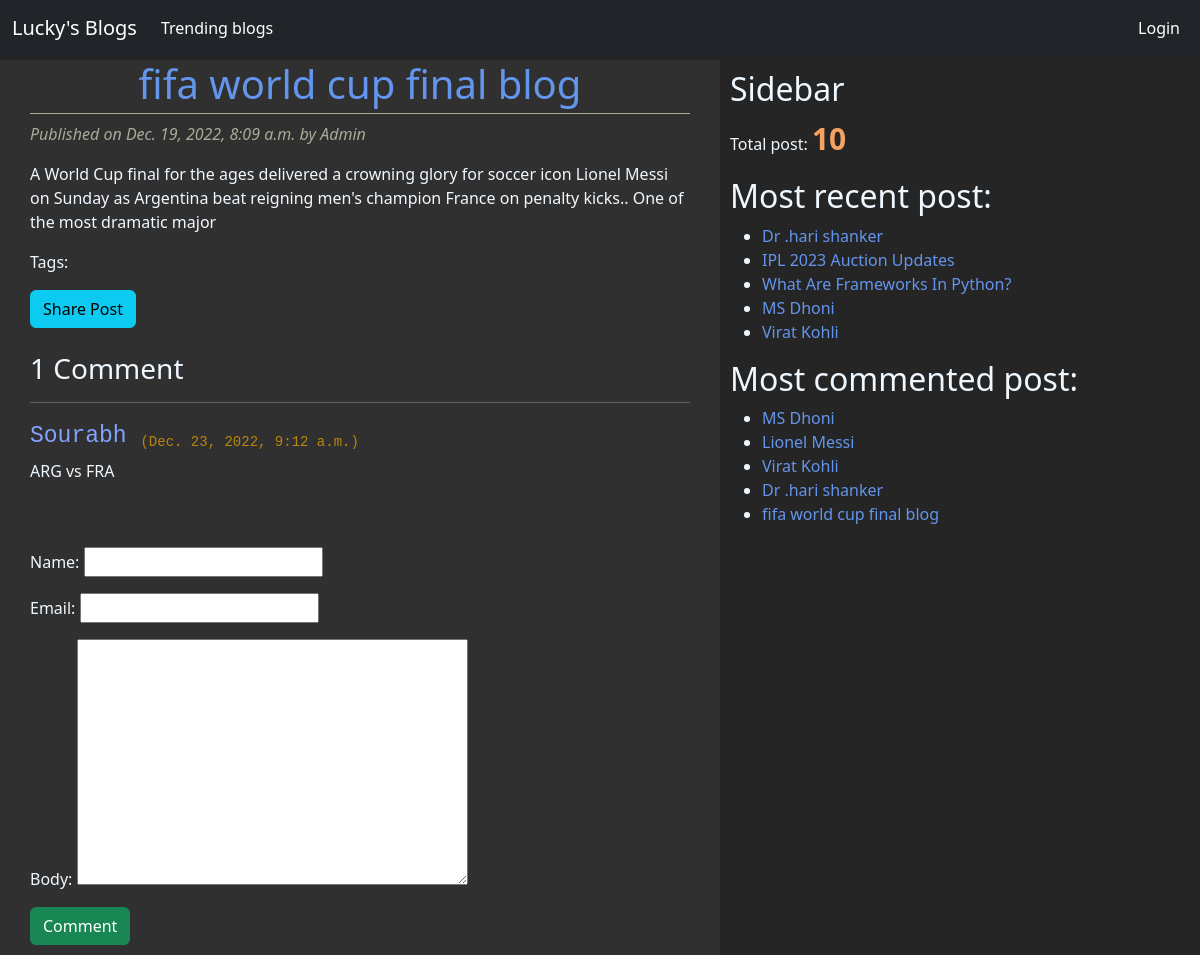
The app's page /2022/12/fifa-world-cup-final-blog/ with its own data.
### blog/models.py (models this page shows, shortened)
class Post(models.Model):
    POST_CHOICES=(('draft','Draft'),('published','Published'))
    title=models.CharField(max_length=150)
    slug=models.SlugField(max_length=264,unique_for_date='publish')
    author=models.ForeignKey(User,related_name='blog_post',on_delete=models.CASCADE)
    body=models.TextField()
    publish=models.DateTimeField(default=timezone.now)
    created=models.DateTimeField(auto_now_add=True)
    update=models.DateTimeField(auto_now=True)
    status=models.CharField(max_length=10,choices=POST_CHOICES,default='draft')
    tags=TaggableManager()
    objects=CustomManager()
    def get_absolute_url(self):
        return reverse("post_detail", args=[self.publish.year,self.publish.strftime('%m'),self.slug])
    class Meta:
        ordering=('-publish',)

class comment(models.Model):
    post=models.ForeignKey(Post,related_name='comments',on_delete=models.CASCADE)
    name=models.CharField(max_length=50)
    email=models.EmailField()
    body=models.TextField()
    created=models.DateTimeField(auto_now_add=True)
    updated=models.DateTimeField(auto_now=True)
    active=models.BooleanField(default=True)
    class Mets:
        ordering=('-created',)

### blog/views.py (the view)
# urls.py: path('<int:year>/<int:month>/<slug:post>/', views.post_detail_view,name="post_detail"),
def post_detail_view(request,year,month,post):
    post=get_object_or_404(Post,
                        slug=post,
                        status="published",
                        publish__year=year,
                        publish__month=month
                        )
    comments=post.comments.filter(active=True)
    csubmit=False
    if request.method=='POST':
        form=commentForm(request.POST)
        if form.is_valid():
            new_comment=form.save(commit=False)
            new_comment.post=post
            new_comment.save()
            csubmit=True
    else:
        form=commentForm()
    return render(request,'blog/post_detail.html',{'post':post,'form':form,'csubmit':csubmit,'comments':comments})

### blog/forms.py
class commentForm(forms.ModelForm):
    class Meta:
        model=comment
        fields=('name','email','body')

### blog/models.py (called while the page is built)
    def get_queryset(self):
        return super().get_queryset().filter(status="published")

### blog/templatetags/blog_tags.py (called while the page is built)
@register.simple_tag(name='my_tag')
def total_post():
    return Post.objects.count()

@register.inclusion_tag('blog/latest_post.html')
def show_letest_post():
    latest_post=Post.objects.order_by('-publish')[:5]
    return {'latest_post':latest_post}

@register.simple_tag
def get_most_commented_post(count=5):
    return Post.objects.annotate(total_comments=Count('comments')).order_by('-total_comments')[:count]

### templates/blog/post_detail.html (shortened to what this page needs)
{% extends 'blog/base.html' %}
{% block content %}
    <h1 class="display-6">{{post.title}}</h1>
    <p id="date">Published on {{post.publish}} by {{post.author|title}}</p>
    <P>{{post.body|linebreaks}}</p>
        <p id="tags">Tags:
        </p>
    <a href="/{{post.id}}/share" class="btn btn-info">Share Post</a><br><br>
    {% with comments.count as comments_count%}
    <h3>{{comments_count}} Comment{{comments_count|pluralize}}</h3><hr>
    {% endwith %}
    {% if comments %}
        {% for comment in comments %}
            <pre id="commentator_name" >{{comment.name|title}} </pre><pre id="cmt_dnt">({{comment.created}})</pre>
            <div class="cb">{{comment.body|linebreaks}}</div>
        {% endfor %}
        {% else %}
        <p>There are no comments yet!!!</p>
    {% endif %}
    <br><br>
    {% if csubmit %}
    <p>Your comment added successfully!!!</p><br>
    <form method="POST">
        {{form.as_p}}
        {% csrf_token %}
        <input type="submit" class="btn btn-success" name="" value="Comment">
    </form>
    {% else %}
    <form method="POST">
        {{form.as_p}}
        <input type="submit" class="btn btn-success" name="" value="Comment">
    </form>
    {% endif %}
{% endblock content %}

### templates/blog/base.html (shortened to what this page needs)
<!doctype html>
{% load static %}
{% load blog_tags %}
<html lang="en">
<head>
  <link href="https://cdn.jsdelivr.net/npm/bootstrap@5.2.3/dist/css/bootstrap.min.css" rel="stylesheet"
>
  <link href="{% static "css/base.css"%}" rel="stylesheet">
</head>
<body>
  <nav class="navbar navbar-expand-lg navbar-dark fixed-top bg-dark">
    <div class="container-fluid">
      <a class="navbar-brand" href="{% url 'home' %}">Lucky's Blogs</a>
      <ul class="navbar-nav me-auto">
        <li class="nav-item">
          <a class="nav-link active" aria-current="page" href="{% url 'trending' %}">Trending blogs</a>
        </li>
      </ul>
      <ul class="nav navbar-nav navbar-right">
        <li class="nav-item item-right">
          <a class="nav-link active" aria-current="page" href="/accounts/login">Login</a>
        </li>
      </ul>
    </div>
  </nav>
  <div class="godown-60" id="godown"></div>
<div class="content">
  {% block content %}
  {% endblock content %}
</div>
<div class="sidebar">
  <h2>Sidebar</h1>
  <p> Total post: <span id='tot_post'> {% my_tag %}</span> </p>
  <h2>Most recent post:</h1>
    {% show_letest_post %}
    <h2>Most commented post:</h1>
      {% get_most_commented_post as most_commented_post %}
      <ul>
        {% for post in most_commented_post %}
        <li><a href="{{post.get_absolute_url}}">{{post.title}}</a></li>
        {% endfor %}
    </ul>
</div>
</body>
</html>

### templates/blog/latest_post.html
<ul>
    {% for post in latest_post %}
    <li><a href="{{post.get_absolute_url}}">{{post.title}}</a></li>
    {% endfor %}
</ul>

### static/css/base.css (style rules this page uses)
body { background-color: #252525; color: aliceblue; }
#godown { height: 60px; }
.content { float: left; width: 60%; padding: 0 30px 10px 30px; height: 100%; background-color: #303030; }
.sidebar { float: right; width: 40%; padding: 10px; height: 100%; }
h1 { text-align: center; border-bottom: 1px solid rgb(170, 170, 152); padding-bottom: 5px; color:cornflowerblue; }
#date { font-style: italic; color:rgb(170, 170, 152); }
a { color:cornflowerblue; }
a:link { text-decoration: none; }
#commentator_name { color:#84a3ff; font-size: 23px; }
#cmt_dnt { color:darkgoldenrod; }
pre { display: inline-block; margin: 0px; }
.cb { margin-left: 0px; }
#tot_post { font-weight: bold; color:sandybrown; font-size:30px; }

### records on screen
Post: title "fifa world cup final blog", publish "Dec. 19, 2022, 8:09 a.m.", author "Admin", body "A World Cup final for the ages delivered a crowning glory for soccer icon Lionel Messi on Sunday as Argentina beat reigning men's champion France on penalty kicks.. One of the most dramatic major"
comment: name "Sourabh", created "Dec. 23, 2022, 9:12 a.m.", body "ARG vs FRA"
Post: title "Dr .hari shanker"
Post: title "IPL 2023 Auction Updates"
Post: title "What Are Frameworks In Python?"
Post: title "MS Dhoni"
Post: title "Virat Kohli"
Post: title "Lionel Messi"

### other values on screen
{{ comments_count }} "1"
